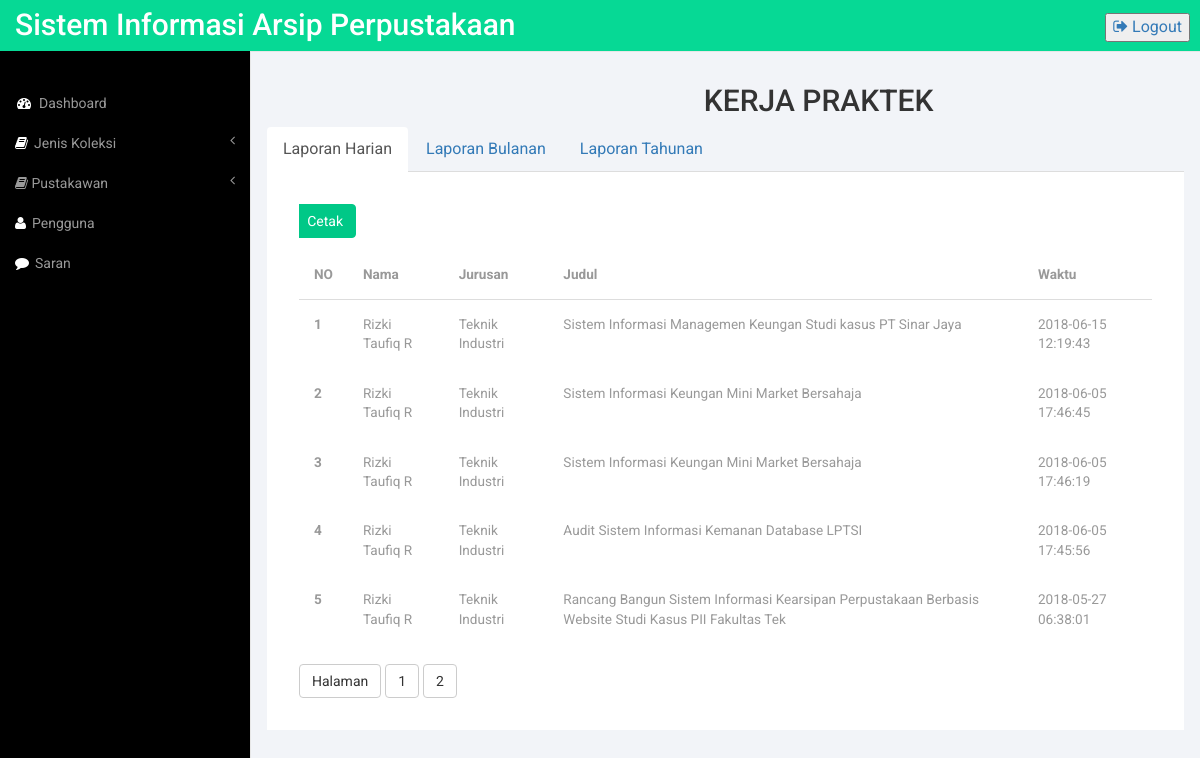
Screenshot of /admin/reportKPHarian.php (signed in) with the database file from the repository.
### tables this page shows
CREATE TABLE `log` (
  `id_log` int(255) NOT NULL,
  `id_user` int(255) NOT NULL,
  `id_koleksi` int(255) NOT NULL,
  `waktu` timestamp NOT NULL DEFAULT CURRENT_TIMESTAMP ON UPDATE CURRENT_TIMESTAMP
);

CREATE TABLE `user` (
  `id` int(255) NOT NULL,
  `nama_user` varchar(50) NOT NULL,
  `username` varchar(50) NOT NULL,
  `password` varchar(50) NOT NULL,
  `level` enum('admin','pustakawan','anggota','non anggota') NOT NULL
);

CREATE TABLE `koleksikp` (
  `id_koleksiKP` int(255) NOT NULL,
  `judul` varchar(100) NOT NULL,
  `penulis` varchar(100) NOT NULL,
  `nim` varchar(50) NOT NULL,
  `jurusan` varchar(100) NOT NULL,
  `dosbimKP` varchar(100) NOT NULL,
  `dosbimKP1` varchar(100) NOT NULL,
  `accno` int(200) NOT NULL,
  `subjek` varchar(200) NOT NULL,
  `barcode` int(200) NOT NULL,
  `laporan` varchar(255) NOT NULL
);

### admin/reportKPHarian.php (the view, shortened to what this page needs)
<?php
include"../system/koneksi.php";
?>
<!DOCTYPE HTML>
<html>
<head>
<link href="../css/bootstrap.min.css" rel='stylesheet' type='text/css' />
<link href="../css/administrator.css" rel='stylesheet' type='text/css' />
<link href="../css/lines.css" rel='stylesheet' type='text/css' />
<link href="../css/font-awesome.css" rel="stylesheet">
<link href="../css/custom.css" rel="stylesheet">
</head>
<body>
<div id="wrapper">
        <nav class="top1 navbar navbar-default navbar-static-top" role="navigation" style="margin-bottom: 0">
            <div class="navbar-header">
                <a class="navbar-brand" href="index.html">Sistem Informasi Arsip Perpustakaan</a>
            </div>
            <ul class="nav navbar-nav navbar-right">
                <button style="margin-top: 15%" class="m_2"><a href="logout.php"><i class="fa fa-sign-out"></i> Logout</a></button>
            </ul>
            <div class="navbar-default sidebar" role="navigation">
                <div class="sidebar-nav navbar-collapse">
                    <ul class="nav" id="side-menu">
                        <li>
                            <a href="administrator.php"><i class="fa fa-dashboard fa-fw nav_icon"></i>Dashboard</a>
                        </li>
                        <li>
                            <a href="#"><i class="fa fa-book nav_icon"></i>Jenis Koleksi<span class="fa arrow"></span></a>
                        </li>
                       <li>
                            <a href="graphs.html"><i class="fa fa-book nav-icon"></i> Pustakawan<span class="fa arrow"></span></a>
                        </li>
                        <li>
                            <a href="pengguna.php"><i class="fa fa-user nav_icon"></i>Pengguna</a>
                        </li>
                        <li>
                            <a href="saran.php"><i class="fa fa-comment nav_icon"></i>Saran</a>
                        </li>
                    </ul>
                </div>
            </div>
        </nav>
    <div id="page-wrapper">
        <div class="graphs">
            <div class="col_3">
                <div class="container">
    <h2 style="margin-left: 37%">KERJA PRAKTEK</h2>
                </div>
                <ul class="nav nav-tabs">
            <li class="active"><a href="reportKPHarian.php">Laporan Harian</a></li>
            <li><a href="reportKPBulanan.php">Laporan Bulanan</a></li>
            <li><a href="reportKPTahunan.php">Laporan Tahunan</a></li>
        </ul>
            <div class="bs-example4" data-example-id="simple-responsive-table">
    <div class="table-responsive">
        <div class="col-md-6">
                <a href="cetakKPH.php"><button type="button" name="tambah" class="btn-primary btn" style="margin-left: -5%"> Cetak</button></a>
            </div>
            <br><br>
           <table class="table">
              <thead>
                <tr>
                  <th>NO</th>
                  <th>Nama</th>
                  <th>Jurusan</th>
                  <th>Judul</th>
                  <th>Waktu</th>
                </tr>
              </thead>
              <tbody>
        <?php
        $halaman = 5;
        $page    = isset($_GET["halaman"])?(int)$_GET["halaman"]:1;
        $mulai   = ($page>1) ? ($page * $halaman) - $halaman : 0;
        $result  = mysqli_query($con,"SELECT * FROM log JOIN user ON log.id_user=user.id JOIN koleksikp ON log.id_koleksi=koleksikp.id_koleksiKP");
        $total   = mysqli_num_rows($result);
        $pages   = ceil($total/$halaman);
        $query   = mysqli_query($con,"SELECT * FROM log JOIN user ON log.id_user=user.id JOIN koleksikp ON koleksikp.id_koleksiKP=log.id_koleksi ORDER BY waktu DESC LIMIT $mulai, $halaman");
        $no      = $mulai+0;
        while($hasil  = mysqli_fetch_array($query)){
                $no++;
                    echo "<tr>";
                    echo "<th scope='row'>".$no."</th>";
                    echo "<td>".$hasil['username']."</td>";
                    echo "<td>".$hasil['nama_user']."</td>";
                    echo "<td>".$hasil['judul']."</td>";
                    echo "<td>".$hasil['waktu']."</td>";
                }
                ?>
              </tbody>
            </table>
      <table>
          <tr>
              <td>
                  <button class="btn-default btn">Halaman</button>
                   <?php
            for ($i=1; $i<=$pages; $i++){
        ?>
            <a class="btn-default btn" href="?halaman=<?php echo $i; ?>"><?php echo $i; ?></a>
        <?php }
        ?>
            </td>
        </tr>
      </table>
</body>
</html>

### css/administrator.css (style rules this page uses)
h4, h5, h6, h1, h2, h3 { margin-top: 0; }
ul, ol { margin: 0; }
html, body { font-family: 'Roboto', sans-serif; font-size: 100%; background:#000; overflow-x: hidden; }
body a { transition:0.5s all; -webkit-transition:0.5s all; -moz-transition:0.5s all; -o-transition:0.5s all; -ms-transition:0.5s all; }
.navbar-default.sidebar { background-color: #000; font-family: 'Roboto', sans-serif; }
nav.top1.navbar.navbar-default.navbar-static-top { background-color:rgb(6, 217, 149); font-family: 'Roboto', sans-serif; }
.navbar-default .navbar-brand { color: #fff !important; font-size: 30px; font-weight: 500; }
.navbar-right { margin-right: 10px !important; }
i.nav_icon { color: #fff; margin-right:6px; }
.sidebar ul li a { color: #999; font-size:14px; }
ul.nav.navbar-nav.navbar-right { height: 51px; }
.sidebar-nav.navbar-collapse { margin: 2em 0 0 0; }
.col_3 { margin-bottom:1em; }
.graphs { padding: 2em 1em; background: #f2f4f8; height: calc(200vh - 100px); font-family: 'Roboto', sans-serif; }
.bs-example4 { background: #fff; max-height: 1000px; padding: 2em; }
.table > thead > tr > th, .table > tbody > tr > th, .table > tfoot > tr > th, .table > thead > tr > td, .table > tbody > tr > td, .table > tfoot > tr > td { border-top: none !important; }
.btn-primary { background-color: rgb(0, 200, 135) !important; border-color: rgb(0, 200, 135) !important; color: #fff; }
.table > thead > tr > th, .table > tbody > tr > th, .table > tfoot > tr > th, .table > thead > tr > td, .table > tbody > tr > td, .table > tfoot > tr > td { font-size: 0.85em; color: #999; }
.table td, .table>tbody>tr>td, .table>tbody>tr>th, .table>tfoot>tr>td, .table>tfoot>tr>th, .table>thead>tr>td, .table>thead>tr>th { padding:15px !important; }
.table > thead > tr > th { border-bottom: 1px solid #ddd !important; }

### css/custom.css (style rules this page uses)
#wrapper { width: 100%; }
#page-wrapper { min-height: 568px; background-color: #fff; }
@media (min-width:768px) { #page-wrapper { position: inherit; margin: 0 0 0 250px; border-left: 1px solid #e7e7e7; } }
.sidebar .sidebar-nav.navbar-collapse { padding-right: 0; padding-left: 0; }
.sidebar .arrow { float: right; }
.sidebar .fa.arrow:before { content: "\f104"; }
@media (min-width:768px) { .sidebar { z-index: 1; position: absolute; width: 250px; margin-top: 51px; } }

### rows the page displays
log: id_user.username "Rizki Taufiq R", id_user.nama_user "Teknik Industri", koleksikp.judul "Sistem Informasi Managemen Keungan Studi kasus PT Sinar Jaya", waktu "2018-06-15 12:19:43"
log: id_user.username "Rizki Taufiq R", id_user.nama_user "Teknik Industri", koleksikp.judul "Sistem Informasi Keungan Mini Market Bersahaja", waktu "2018-06-05 17:46:45"
log: id_user.username "Rizki Taufiq R", id_user.nama_user "Teknik Industri", koleksikp.judul "Sistem Informasi Keungan Mini Market Bersahaja", waktu "2018-06-05 17:46:19"
log: id_user.username "Rizki Taufiq R", id_user.nama_user "Teknik Industri", koleksikp.judul "Audit Sistem Informasi Kemanan Database LPTSI", waktu "2018-06-05 17:45:56"
log: id_user.username "Rizki Taufiq R", id_user.nama_user "Teknik Industri", koleksikp.judul "Rancang Bangun Sistem Informasi Kearsipan Perpustakaan Berbasis Website Studi Kasus PII Fakultas Tek", waktu "2018-05-27 06:38:01"
